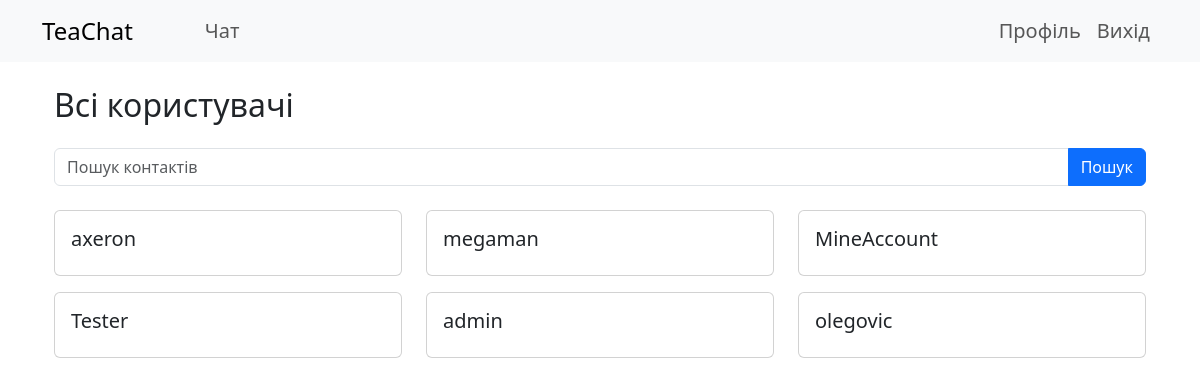
Screenshot of /chat/home/ (signed in) with the database file from the repository.
### chat/models.py (models this page shows, shortened)
class UserStatus(models.Model):
    user = models.OneToOneField(CustomUser, on_delete=models.CASCADE)
    is_online = models.BooleanField(default=False)
    last_message = models.ForeignKey('Message', on_delete=models.SET_NULL, null=True, blank=True)
    last_activity = models.DateTimeField(default=timezone.now)

### accounts/models.py (models this page shows, shortened)
class CustomUser(AbstractUser):
    email = models.EmailField(unique=True)
    avatar = models.ImageField(upload_to='avatars/', null=True, blank=True)

### chat/views.py (the view)
# urls.py: path('home/', chat_home, name='chat_home'),
@login_required
def chat_home(request):
    if request.method == 'GET' and 'search' in request.GET:
        search_query = request.GET.get('search')
        users = UserStatus.objects.filter(
            Q(user__username__icontains=search_query)
        ).exclude(user=request.user)
    else:
        users = UserStatus.objects.exclude(user=request.user)
    user_checks = MessageCheck.objects.filter(user=request.user)
    last_checked_dict = {check.other_user_id: check.last_checked for check in user_checks}
    last_messages = Message.objects.filter(receiver=request.user).values('sender').annotate(last_message=Max('timestamp'))
    last_message_dict = {message['sender']: message['last_message'] for message in last_messages}
    unchecked_users_dict = {}
    for user_status in users:
        user_id = user_status.user.id
        last_checked = last_checked_dict.get(user_id)
        last_message = last_message_dict.get(user_id)
        if last_message is not None:
            if not last_checked:
                unchecked_users_dict[user_id] = last_message
            elif last_checked and last_message > last_checked:
                unchecked_users_dict[user_id] = last_message
    context = {
        'users': users,
        'unchecked_users_dict': unchecked_users_dict,
    }
    return render(request, 'chat/chat_home.html', context)

### chat/templates/chat/chat_home.html (shortened to what this page needs)
{% extends 'base.html' %}
{% block content %}
  <div class="container mt-4">
    <h2 class="mb-4">Всі користувачі</h2>
    <form class="mb-4" method="get">
      <div class="input-group">
        <input type="text" class="form-control" name="search" placeholder="Пошук контактів">
        <button type="submit" class="btn btn-primary">Пошук</button>
      </div>
    </form>
    <div class="row">
      {% for user_status in users|dictsort:"user.id" %}
        <div class="col-md-4 mb-3">
          <div class="card h-100">
            <div class="card-body d-flex flex-column">
              <h5 class="card-title">
                <a href="{% url 'chat_with_user' user_status.user.id %}" class="link-dark text-decoration-none">
                  {{ user_status.user.username }}
                </a>
              </h5>
            </div>
          </div>
        </div>
      {% endfor %}
    </div>
  </div>
{% endblock %}

### rows the page displays
UserStatus: user.username "axeron"
UserStatus: user.username "megaman"
UserStatus: user.username "MineAccount"
UserStatus: user.username "Tester"
UserStatus: user.username "admin"
UserStatus: user.username "olegovic"
